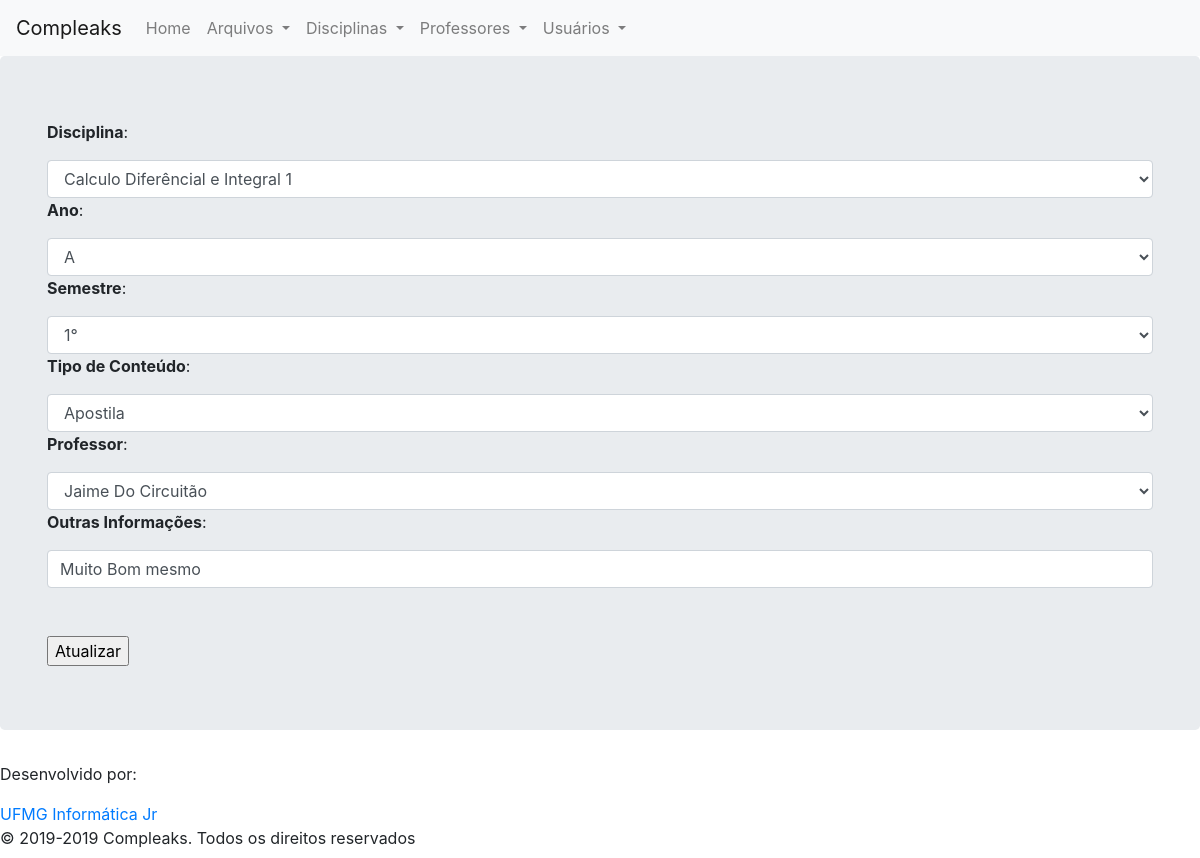
/arquivos/editar/1 (signed in), run on the app's committed database.
### compleaks/arquivos/models.py (models this page shows, shortened)
class Arquivo(db.Model):
	__tablename__ = 'arquivos'
	id = db.Column(db.Integer, primary_key=True)
	arquivo = db.Column(db.String(120), nullable=False)
	ano = db.Column(db.Integer)
	semestre = db.Column(db.String(80))
	tipo_conteudo = db.Column(db.String(120))
	observacoes = db.Column(db.Text)
	data_submissao = db.Column(db.DateTime, default=datetime.now())
	data_deletado = db.Column(db.DateTime, nullable=True)
	is_eligible = db.Column(db.Boolean)
	id_deletor = db.Column(db.Integer, nullable=True)
	motivo_delete = db.Column(db.String(600), nullable=True)
	professors = db.relationship(Professor)
	disciplinas = db.relationship(Disciplina)
	usuarios = db.relationship(Usuario)
	professor_id = db.Column(db.Integer, db.ForeignKey('professores.id'))
	disciplina_id = db.Column(db.Integer, db.ForeignKey('disciplinas.id'), nullable=False)
	usuario_id = db.Column(db.Integer, db.ForeignKey('usuarios.id'), nullable=False)

### compleaks/arquivos/views.py (the view, shortened to what this page needs)
@arquivos.route('/editar/<int:arq_id>', methods=['POST', 'GET'])
@login_required
def editar(arq_id):
	form = EditarArquivoForm()
	arquivo = Arquivo.query.get_or_404(arq_id)
	if current_user != arquivo.author or not arquivo.is_eligible:
		abort(403)
	form.ano.data = arquivo.ano
	form.semestre.data = arquivo.semestre
	form.tipo_conteudo.data = arquivo.tipo_conteudo
	form.professor.data = arquivo.professor_id
	form.observacoes.data = arquivo.observacoes
	form.disciplina.data = arquivo.disciplina_id
	return render_template('editar_arquivo.html', form=form)

### compleaks/arquivos/forms.py
class EditarArquivoForm(FlaskForm):
	selecteds = Preenche()
	disciplina = SelectField("Diciplina do arquivo", choices=selecteds.listaDiciplinas(), validators=[DataRequired()])
	ano = SelectField("Ano de referência do conteúdo", choices=[('2010','A'),('2110','B')])
	semestre = SelectField("Semestre de referência", choices=[('1','1°'),('2','2°')],
		validators=[DataRequired()])
	tipo_conteudo = SelectField("Tipo do conteúdo", choices=[('apostila','Apostila'),
		('slide','Apresentação/Slides'),('lista','Lista de exercícios'),
		('prova','Prova'),('trabalho','Trabalho'),('outro','Outro')],
		validators=[DataRequired()])
	professor = SelectField("Nome do Professor", choices=selecteds.listaProfessores(), validators=[DataRequired()])
	observacoes = TextField("Observações", validators=[DataRequired(), Length(min=10, max=120, message="Minimo de 10 caracteres e máximo de 120 por favor!")])
	submit = SubmitField("Atualizar")

### compleaks/usuarios/models.py (called while the page is built)
@login_manager.user_loader
def load_user(user_id):
    return Usuario.query.get(user_id)

### compleaks/arquivos/templates/arquivos/editar_arquivo.html (shortened to what this page needs)
{% extends "base.html" %}
{% block content %}
<div class="container well">
    <form action="" method="POST" enctype="multipart/form-data">
        <p><strong>Disciplina</strong>:</p>
        {{ form.disciplina(class="form-control") }}
        <p><strong>Ano</strong>:</p>
        {{ form.ano(class="form-control") }}
        <p><strong>Semestre</strong>:</p>
        {{ form.semestre(class="form-control") }}
        <p><strong>Tipo de Conteúdo</strong>:</p>
        {{ form.tipo_conteudo(class="form-control") }}
        <p><strong>Professor</strong>:</p>
        {{ form.professor(class="form-control") }}
        <p><strong>Outras Informações</strong>:</p>
        {{ form.observacoes(class="form-control") }}
        <br><br>
        <div>
            {{ form.submit() }}
        </div>
    </form>
</div>
{% endblock %}

### data on the page
Arquivo: disciplina "Calculo Diferêncial e Integral 1", ano "A", semestre "1°", tipo_conteudo "Apostila", professor "Jaime Do Circuitão", observacoes "Muito Bom mesmo"
